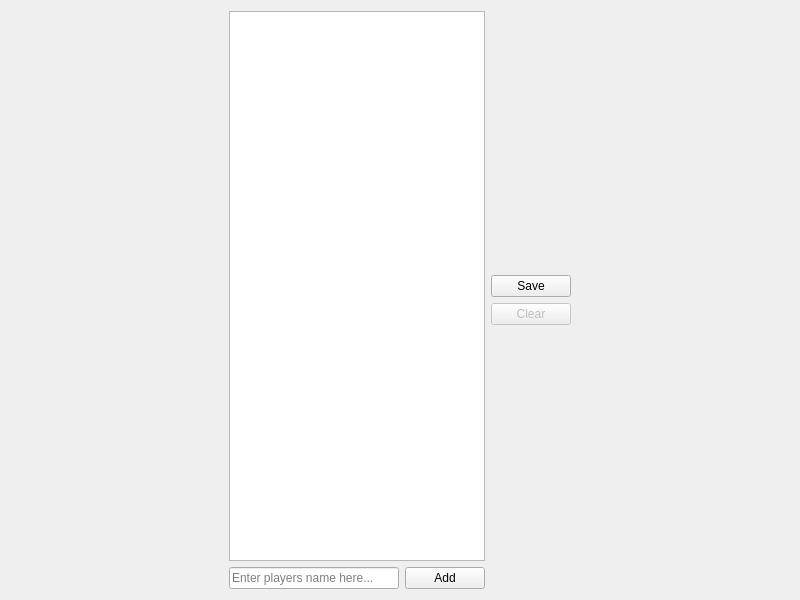
<?xml version="1.0" encoding="UTF-8"?>
<ui version="4.0">
 <class>BF4SpectatorSlotsWidget</class>
 <widget class="QWidget" name="SpectatorSlotsWidget">
  <property name="geometry">
   <rect>
    <x>0</x>
    <y>0</y>
    <width>800</width>
    <height>600</height>
   </rect>
  </property>
  <layout class="QGridLayout" name="gridLayout">
   <item row="0" column="0">
    <spacer name="horizontalSpacer">
     <property name="orientation">
      <enum>Qt::Horizontal</enum>
     </property>
     <property name="sizeHint" stdset="0">
      <size>
       <width>40</width>
       <height>20</height>
      </size>
     </property>
    </spacer>
   </item>
   <item row="0" column="1">
    <layout class="QGridLayout" name="gridLayout_15">
     <item row="1" column="1">
      <widget class="QPushButton" name="pushButton_add">
       <property name="text">
        <string>Add</string>
       </property>
       <property name="icon">
        <iconset resource="../../OpenRcon.qrc">
         <normaloff>:/icons/add.png</normaloff>:/icons/add.png</iconset>
       </property>
      </widget>
     </item>
     <item row="1" column="0">
      <widget class="QLineEdit" name="lineEdit_nickname">
       <property name="placeholderText">
        <string>Enter players name here...</string>
       </property>
       <property name="clearButtonEnabled">
        <bool>true</bool>
       </property>
      </widget>
     </item>
     <item row="0" column="0" colspan="2">
      <widget class="QListWidget" name="listWidget_spectatorList">
       <property name="contextMenuPolicy">
        <enum>Qt::CustomContextMenu</enum>
       </property>
      </widget>
     </item>
     <item row="0" column="2" rowspan="2">
      <layout class="QVBoxLayout" name="verticalLayout_3">
       <item>
        <spacer name="verticalSpacer_7">
         <property name="orientation">
          <enum>Qt::Vertical</enum>
         </property>
         <property name="sizeHint" stdset="0">
          <size>
           <width>20</width>
           <height>40</height>
          </size>
         </property>
        </spacer>
       </item>
       <item>
        <widget class="QPushButton" name="pushButton_save">
         <property name="text">
          <string>Save</string>
         </property>
         <property name="icon">
          <iconset resource="../frostbite/Frostbite.qrc">
           <normaloff>:/frostbite/icons/save.png</normaloff>:/frostbite/icons/save.png</iconset>
         </property>
        </widget>
       </item>
       <item>
        <widget class="QPushButton" name="pushButton_clear">
         <property name="enabled">
          <bool>false</bool>
         </property>
         <property name="text">
          <string>Clear</string>
         </property>
         <property name="icon">
          <iconset resource="../frostbite/Frostbite.qrc">
           <normaloff>:/frostbite/icons/clear.png</normaloff>:/frostbite/icons/clear.png</iconset>
         </property>
        </widget>
       </item>
       <item>
        <spacer name="verticalSpacer_8">
         <property name="orientation">
          <enum>Qt::Vertical</enum>
         </property>
         <property name="sizeHint" stdset="0">
          <size>
           <width>20</width>
           <height>40</height>
          </size>
         </property>
        </spacer>
       </item>
      </layout>
     </item>
    </layout>
   </item>
   <item row="0" column="2">
    <spacer name="horizontalSpacer_2">
     <property name="orientation">
      <enum>Qt::Horizontal</enum>
     </property>
     <property name="sizeHint" stdset="0">
      <size>
       <width>40</width>
       <height>20</height>
      </size>
     </property>
    </spacer>
   </item>
  </layout>
 </widget>
 <resources>
  <include location="../frostbite/Frostbite.qrc"/>
  <include location="../../OpenRcon.qrc"/>
 </resources>
 <connections/>
</ui>
